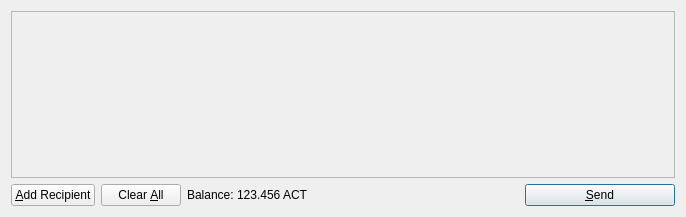
<?xml version="1.0" encoding="UTF-8"?>
<ui version="4.0">
 <class>SendCoinsDialog</class>
 <widget class="QDialog" name="SendCoinsDialog">
  <property name="geometry">
   <rect>
    <x>0</x>
    <y>0</y>
    <width>686</width>
    <height>217</height>
   </rect>
  </property>
  <property name="windowTitle">
   <string>Send Coins</string>
  </property>
  <layout class="QVBoxLayout" name="verticalLayout">
   <item>
    <widget class="QScrollArea" name="scrollArea">
     <property name="widgetResizable">
      <bool>true</bool>
     </property>
     <widget class="QWidget" name="scrollAreaWidgetContents">
      <property name="geometry">
       <rect>
        <x>0</x>
        <y>0</y>
        <width>666</width>
        <height>165</height>
       </rect>
      </property>
      <layout class="QVBoxLayout" name="verticalLayout_2">
       <property name="margin">
        <number>0</number>
       </property>
       <item>
        <layout class="QVBoxLayout" name="entries">
         <property name="spacing">
          <number>6</number>
         </property>
        </layout>
       </item>
       <item>
        <spacer name="verticalSpacer">
         <property name="orientation">
          <enum>Qt::Vertical</enum>
         </property>
         <property name="sizeHint" stdset="0">
          <size>
           <width>20</width>
           <height>40</height>
          </size>
         </property>
        </spacer>
       </item>
      </layout>
     </widget>
    </widget>
   </item>
   <item>
    <layout class="QHBoxLayout" name="horizontalLayout">
     <item>
      <widget class="QPushButton" name="addButton">
       <property name="toolTip">
        <string>Send to multiple recipients at once</string>
       </property>
       <property name="text">
        <string>&amp;Add Recipient</string>
       </property>
       <property name="icon">
        <iconset resource="../bitcoin.qrc">
         <normaloff>:/icons/add</normaloff>:/icons/add</iconset>
       </property>
       <property name="autoDefault">
        <bool>false</bool>
       </property>
      </widget>
     </item>
     <item>
      <widget class="QPushButton" name="clearButton">
       <property name="sizePolicy">
        <sizepolicy hsizetype="Minimum" vsizetype="Fixed">
         <horstretch>0</horstretch>
         <verstretch>0</verstretch>
        </sizepolicy>
       </property>
       <property name="toolTip">
        <string>Remove all transaction fields</string>
       </property>
       <property name="text">
        <string>Clear &amp;All</string>
       </property>
       <property name="icon">
        <iconset resource="../bitcoin.qrc">
         <normaloff>:/icons/remove</normaloff>:/icons/remove</iconset>
       </property>
       <property name="autoRepeatDelay">
        <number>300</number>
       </property>
       <property name="autoDefault">
        <bool>false</bool>
       </property>
      </widget>
     </item>
     <item>
      <layout class="QHBoxLayout" name="horizontalLayout_2">
       <property name="spacing">
        <number>3</number>
       </property>
       <item>
        <widget class="QLabel" name="label">
         <property name="text">
          <string>Balance:</string>
         </property>
        </widget>
       </item>
       <item>
        <widget class="QLabel" name="labelBalance">
         <property name="cursor">
          <cursorShape>IBeamCursor</cursorShape>
         </property>
         <property name="text">
          <string>123.456 ACT</string>
         </property>
         <property name="textInteractionFlags">
          <set>Qt::LinksAccessibleByMouse|Qt::TextSelectableByKeyboard|Qt::TextSelectableByMouse</set>
         </property>
        </widget>
       </item>
      </layout>
     </item>
     <item>
      <spacer name="horizontalSpacer">
       <property name="orientation">
        <enum>Qt::Horizontal</enum>
       </property>
       <property name="sizeHint" stdset="0">
        <size>
         <width>40</width>
         <height>20</height>
        </size>
       </property>
      </spacer>
     </item>
     <item>
      <widget class="QPushButton" name="sendButton">
       <property name="minimumSize">
        <size>
         <width>150</width>
         <height>0</height>
        </size>
       </property>
       <property name="toolTip">
        <string>Confirm the send action</string>
       </property>
       <property name="text">
        <string>&amp;Send</string>
       </property>
       <property name="icon">
        <iconset resource="../bitcoin.qrc">
         <normaloff>:/icons/send</normaloff>:/icons/send</iconset>
       </property>
       <property name="default">
        <bool>true</bool>
       </property>
      </widget>
     </item>
    </layout>
   </item>
  </layout>
 </widget>
 <resources>
  <include location="../bitcoin.qrc"/>
 </resources>
 <connections/>
</ui>
